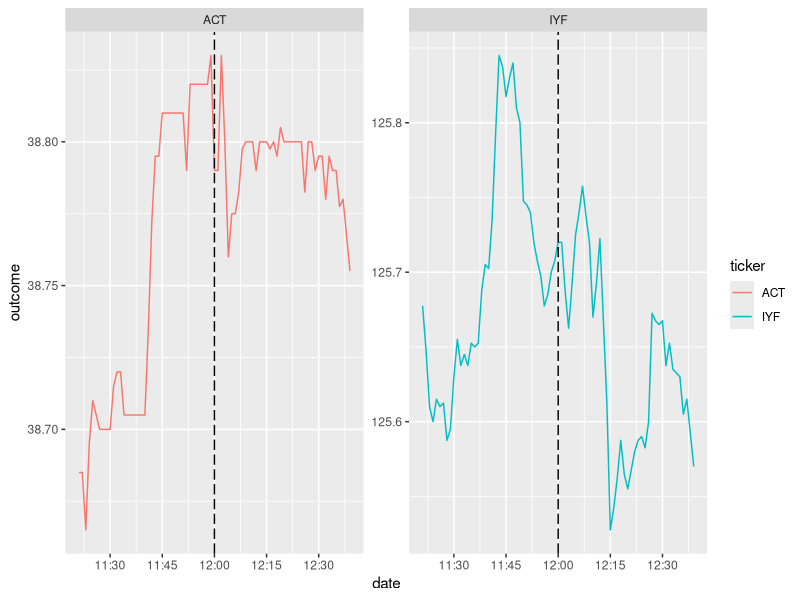
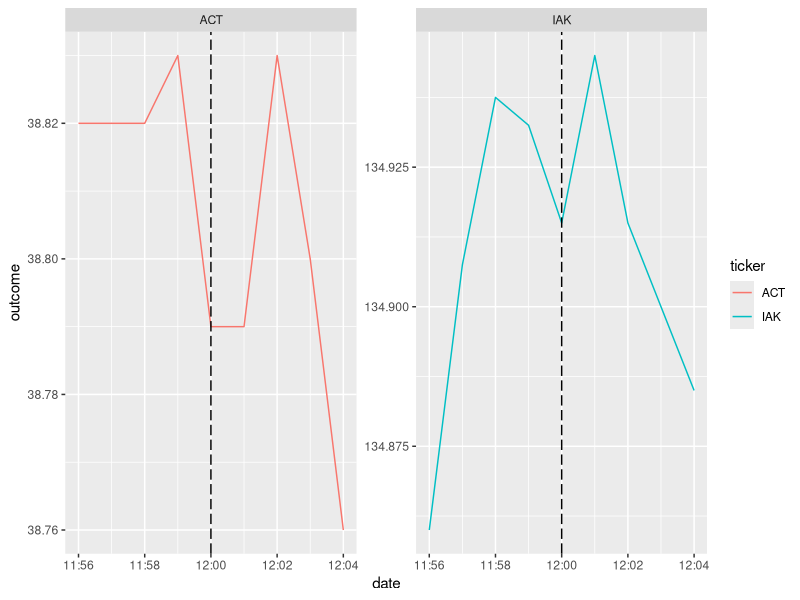

The R script that drew these images, in order:
####### File to manage user interaction with the insider trading data and selecting
# the functions and parameters to run
library(dplyr)
library(tidyverse)
library(lubridate)

#source("insider_trading_data.R")
#source("stock_price_data.R")

############################### FUNCTIONS ###################################

#'Interpret
#'
#'@desription Will interpret the results of the DiD analysis and print out a message
#'
#'@param sum_reg The regression output
#'@param trade_type If the transaction was a "Buy", "Sale", "Proposed Sale"
#'@param outcome_var The user selected outcome variable
#'
interpret <- function(sum_reg, trade_type, outcome_var){

  direction <- ifelse(trade_type == "Buy","increase","decrease")
  coeff <-  sum_reg$coefficients[,1]
  pvalues <-  sum_reg$coefficients[,4]
  
  print(paste0("Your outcome variable is: ", outcome_var))
  print(paste0("The DiD estimator is ", round(coeff[4],3), " with a p value of ", round(pvalues[4],3)))
  print(paste0("This means the effect of the insider trading report being release was ", round(coeff[4],3)))
  if(!(outcome_var %in% c("volume","value"))){
  print(paste0("The trade type was a ",trade_type," so you would anticipate a ", direction,"."))
  } else {
  print(paste0("You are looking at volume or value, so there is no directional interpretation of the results"))
  }
}



#' New Single DiD
#'
#' @description A DiD analysis that adds indicators to the data and runs a simple DiD model
#' 
#' @param df A cleaned dataframe with only two tickers (treated and control)
#' @param trade_event The date and time the insider trade was released
#' @param threshold The user selected time to include for before and after the
#'  insider trading occured
#' @param trade_type The type of trade: Buy, Sale, Proposed Sale
#' @param target_ticker The ticker of the treated stock
#' @param outcome_var The outcome variable selected by the user, in number form, 1 through 4
#'
#' @return The dataframe used from the analysis
new_single_did <- function(df,
                           trade_event,
                           threshold,
                           trade_type,
                           target_ticker,
                           outcome_var = 1L){
  #Setting outcome_var equal to the corresponding string
  if(outcome_var == 1){
    outcome_var <- "avg_price_high_low"
  } else if (outcome_var == 2){
    outcome_var <- "avg_price_open_close"
  } else if (outcome_var == 3){
    outcome_var <- "volume"
  } else {
    outcome_var <- "value"
  }

  #Remove data before and after threshold
  df <- df %>%
    mutate(date = ymd_hms(date)) %>%
    filter(date > ymd_hms(trade_event) - minutes(threshold) &
             date < ymd_hms(trade_event) + minutes(threshold)
    )

  #Create treated and post indicators
  df <- df %>%
    mutate(post = ifelse(date >= ymd_hms(trade_event),1,0),
           treated = ifelse(ticker == target_ticker,1,0)
    )

  #Picking the outcome of interest
  df <- df %>%
    mutate(outcome = case_when(outcome_var == "avg_price_high_low" ~ ((high + low)/2),
                               outcome_var == "avg_price_open_close" ~((open + close)/2),
                               outcome_var == "volume" ~ (volume),
                               outcome_var == "value" ~ (volume * ((open + close)/2)))
    ) %>%
    select(ticker, date, outcome, post, treated)

  #Running the regression
  reg <- lm(outcome ~ post + treated + post:treated, data = df)
  sum_reg <-  summary(reg)

  #Calling interpret function
  print("##### Regression Output ####")
  print(sum_reg)
  
  print("#### Auto Interpretation ####")
  interpret(sum_reg, trade_type, outcome_var)

  #Returning the dataset used in the analyis
  return(df)
}


#' Graph DiD
#' 
#' @description A function to graph the treated and control data side by side with
#' a vertical line for the time of the insider trading event
#' 
#' @param df_did The cleaned data from the single_did function, including the indicators
#' @param trade_event The time of the insider trading event
#'
#' @return The ggplot graph
graph_did <- function(df_did, trade_event){

  trade_event <- as.POSIXct(trade_event, tz = "UTC")
  print(trade_event)
  
  df_did <- df_did %>% 
    arrange(ticker, date)
  
  g1 <- ggplot(data = df_did, aes(x = date, y = outcome, color = ticker, group = ticker)) +
    geom_line() +
    scale_x_datetime(date_labels = "%H:%M") +
    facet_wrap(facets = vars(ticker), scales = "free_y") +
    geom_vline(xintercept = trade_event,
               linetype = "longdash")
    

  return(g1)
}


#'New User Interaction DiD
#'
#' @description Updated code to walk the user through the DiD functions and making selections
#'on their outcome of choice and whether to display graphs, the user will also pick their
#'threshold
#'
#'@param intra_day_list The list returned from our intra_day_data function
#'
new_user_interaction_did <- function(intra_day_list = NULL){
  
  
  if(!is.null(intra_day_list)){
    df_full <- intra_day_list$stock_selection
    user_stock <- intra_day_list$stock_selection$ticker
    user_ETF <- intra_day_list$sector_etf
    user_event <- intra_day_list$stock_selection$datetime
    user_type <- intra_day_list$stock_selection$transaction
  } else {
    df_full <- testing_data
    user_stock <- "ACT"
    user_ETF <- "IYF"
    user_event <- "2025-12-01 12:00:00"
    user_type <- "Sale"
  }
  
   cat("👋 Welcome to the Analysis portion of this code. You only need to make a few more selections.

Please chose the type of outcome you want to measure, there are 4 options
   1. avg_price_high_low: The average between the high price in each minute and the low price in each minute.
   2. avg_price_open_close: The average between the price of the stock at the beginning of that minute compared to the end of that minute.
   3. volume: The volume of stocks traded in that minute.
   4. value: The volume multiplied by the avg_price_high_low")

   user_outcome <-  readline("Please select options 1 through 4: ")

   while(!(user_outcome %in% c("1","2","3","4"))){
     user_outcome <-  readline("Please select options 1 through 4: 1")
   }

   user_outcome <- as.integer(user_outcome)

   cat("Great Choice 🥳")


     #Creating the two datasets for the two seperate differnece in differences
     df_sector <- df_full %>%
       filter(ticker == user_stock |
                ticker == user_ETF)

     df_industry <- df_full %>%
       filter(ticker == user_stock |
                ticker != user_ETF)

     #Getting the user threshold
     
     readline(prompt = "Enter next")
     
     text <- "One more selection, please type in your minutes threshold.😠 If you 
     enter a non integer, the default will be 5 minutes. 🪰 There is a known bug 
     if you pick a threshold that is larger than the data, so don't do that, please."
     
     cat(paste(strwrap(text, width = 80), collapse = "\n"))
     
     readline(prompt = "Enter next")
     
     
     text <- paste0("Your insider trading event happened at ", 
                    intra_day_list$stock_selection$time," so be sure your threshold
                    makes sense. As a reminder, the market opens at 9:30 am EST and
                    closes at 4:30 pm EST.")

     
     user_thresh <-  readline(prompt = "Type your threshold: ")
     
     attempted_thresh <- as.integer(user_thresh)

     if(is.na(attempted_thresh)){
       attempted_thresh <- 5L
     }
     cat("🛫 The Analysis will now begin 🛫
First stop: using the Sector ETF as the control group
")
     cat("*********************
Sector/ETF Analysis
*********************
")
     did_data <- new_single_did(df_sector,
                    user_event,
                    attempted_thresh,
                    user_type,
                    user_stock,
                    user_outcome)
     graph_choice <- readline("📊 Press 1 to see the DiD Graph")

     if(graph_choice == "1"){
        g1 <- graph_did(did_data,user_event)
        print(g1)
     }
     
     graph_choice <- readline("⚙️ Press Enter to use the industry ETF as the control now")

     cat("*********************
Industry Analysis
*********************
")
     did_data <- new_single_did(df_industry,
                    user_event,
                    attempted_thresh,
                    user_type,
                    user_stock,
                    user_outcome)
     graph_choice <- readline("📊 Press 1 to see the DiD Graph")
     if(graph_choice == "1"){
       g1 <- graph_did(did_data,user_event)
       print(g1)
     }

     cat("🥳 Thank you for using our code, that is all for now.

Thank you for the amazing courses this semester and last semester 🥳")
   }






################ Running Code ##################
testing_data <- read.csv("data/insider_data/test_data.csv")

## Testing single DiD
df_sector <- testing_data %>%
  filter(ticker == "ACT" |
           ticker == "IYF")



df_industry <- testing_data %>%
  filter(ticker == "ACT" |
           ticker != "IYF")

#Testing new_single did
test_out_data <- new_single_did(df_sector,
               "2025-12-01 12:00:00",
               40,
               "Buy",
               "ACT",
               outcome_var = 1)

g1 <- graph_did(df_did = test_out_data,
                trade_event = "2025-12-01 12:00:00")
print(g1)

test_out_data <- new_single_did(df_industry,
                                "2025-12-01 12:00:00",
                                5,
                                "Buy",
                                "ACT",
                                outcome_var = 1)

# Testing graphing
g1 <- graph_did(df_did = test_out_data,
                trade_event = "2025-12-01 12:00:00")
print(g1)

# Testing new user interaction
##new_user_interaction_did()


#Running the code for real with Marcos's data
## other_script_output <- readRDS("data/insider_data/intra_day_data.rds")

